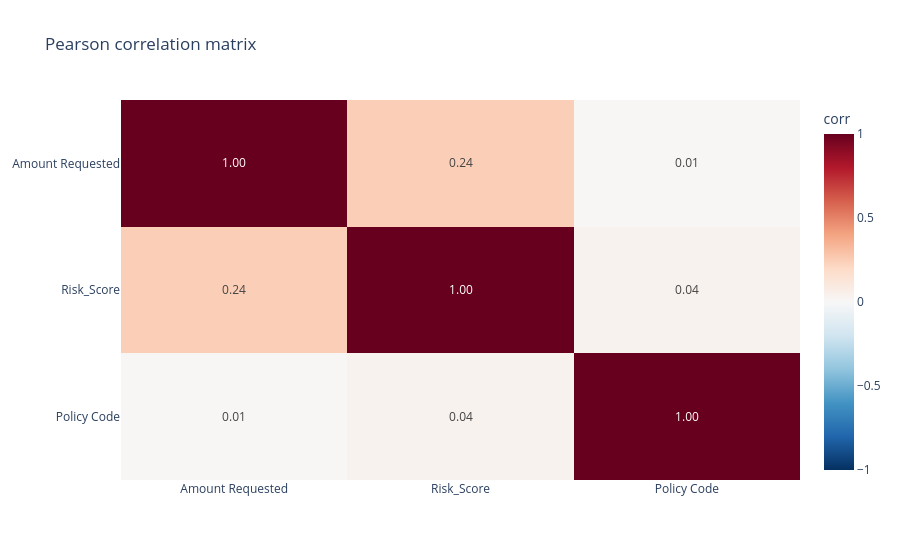

Here is the notebook cell this chart was saved with:
### Code cell
import plotly.express as px

def show_correlation_matrix(df: cudf.DataFrame, method: str = "pearson") -> cudf.DataFrame:
    """Compute and display the correlation matrix between the numeric variables of a cuDF DataFrame."""
    numeric_df = df.select_dtypes(include="number")
    corr = numeric_df.corr(method=method)  # computed on GPU, returns a cuDF DataFrame

    fig = px.imshow(
        corr.to_pandas(),                      # plotly needs host data
        text_auto=".2f",                       # annotate each cell
        zmin=-1, zmax=1,
        color_continuous_scale="RdBu_r",       # red = positive, blue = negative
        title=f"{method.capitalize()} correlation matrix",
        aspect="auto",
    )
    fig.update_layout(coloraxis_colorbar=dict(title="corr"))
    fig.show()

    return corr

show_correlation_matrix(rej_df.dropna())

### Figure 1 — Plotly figure (JSON) as saved in the notebook; plotly's stock layout.template omitted (floating-point values rounded to 4 significant figures)
{"data": [{"coloraxis": "coloraxis", "hovertemplate": "x: %{x}<br>y: %{y}<br>color: %{z}<extra></extra>", "name": "0", "texttemplate": "%{z:.2f}", "type": "heatmap", "x": ["Amount Requested", "Risk_Score", "Policy Code"], "xaxis": "x", "y": ["Amount Requested", "Risk_Score", "Policy Code"], "yaxis": "y", "z": [[1.0, 0.245, 0.0087], [0.245, 1.0, 0.03685], [0.0087, 0.03685, 1.0]]}], "layout": {"coloraxis": {"autocolorscale": false, "cmax": 1, "cmin": -1, "colorbar": {"title": {"text": "corr"}}, "colorscale": [[0, "rgb(5,48,97)"], [0.1, "rgb(33,102,172)"], [0.2, "rgb(67,147,195)"], [0.3, "rgb(146,197,222)"], [0.4, "rgb(209,229,240)"], [0.5, "rgb(247,247,247)"], [0.6, "rgb(253,219,199)"], [0.7, "rgb(244,165,130)"], [0.8, "rgb(214,96,77)"], [0.9, "rgb(178,24,43)"], [1, "rgb(103,0,31)"]]}, "title": {"text": "Pearson correlation matrix"}, "xaxis": {"anchor": "y", "domain": [0, 1]}, "yaxis": {"anchor": "x", "autorange": "reversed", "domain": [0, 1]}}}
